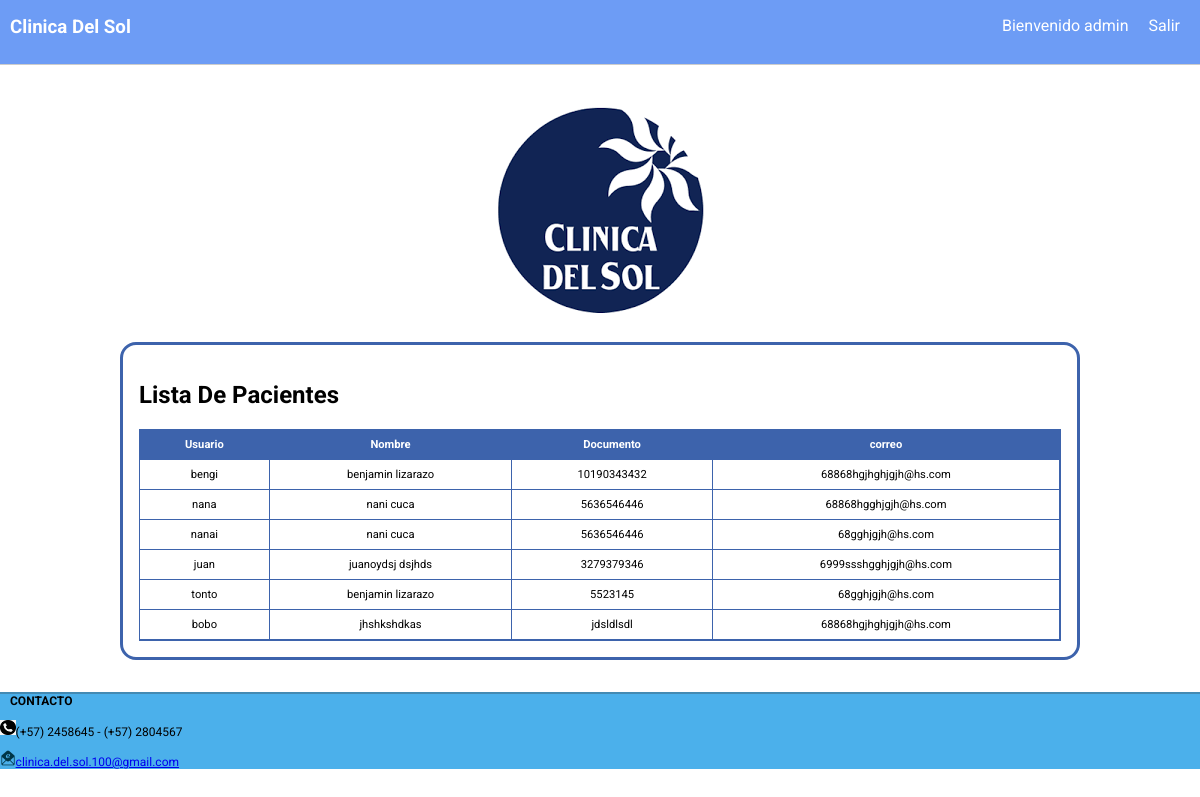
The app's page /sesion/administrador/pacientes/ (signed in), older data.
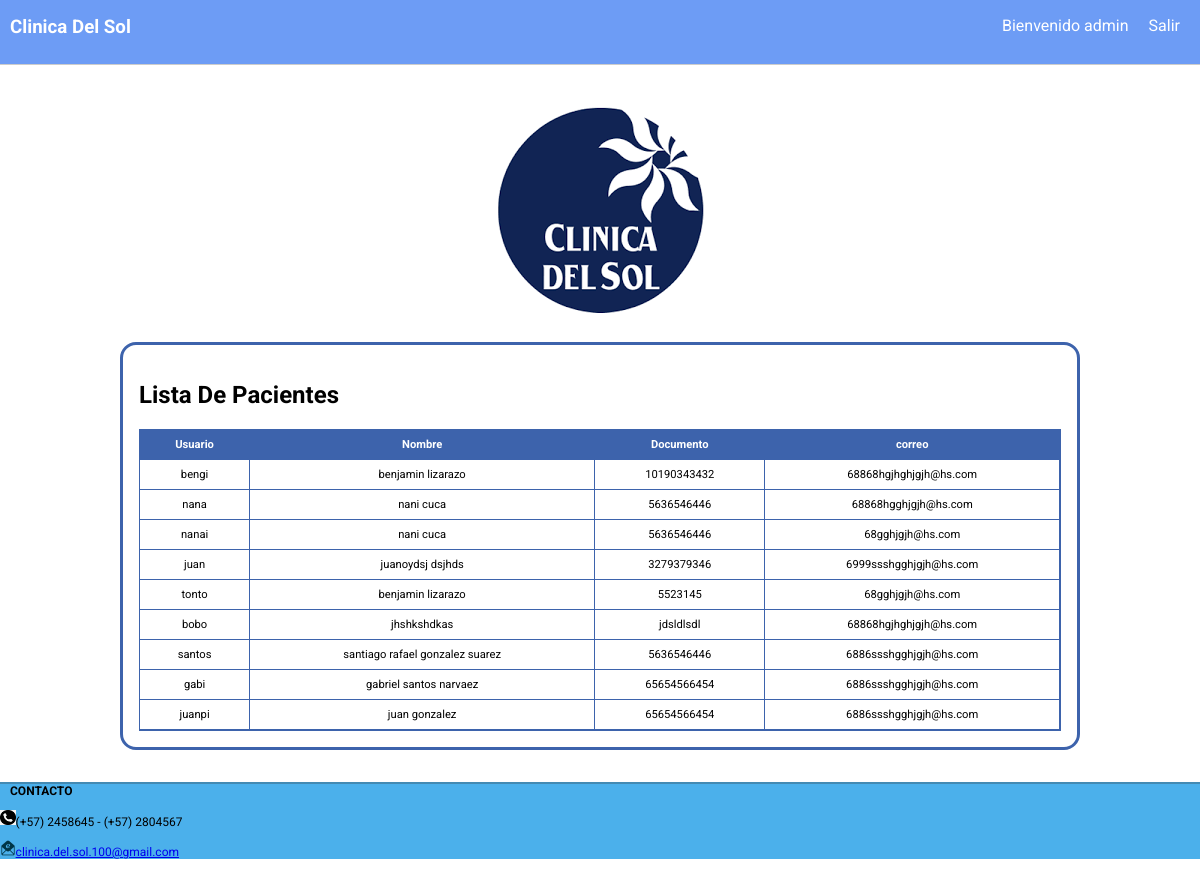
The same page, newer data.
### tables this page shows
CREATE TABLE pacientes (usuario CHAR (50) NOT NULL PRIMARY KEY UNIQUE, nombre CHAR (100) NOT NULL, documento INT (150) NOT NULL, correo CHAR (150) NOT NULL, contrasena CHAR (150) NOT NULL);

### app.py (the view)
@app.route('/sesion/administrador/pacientes/', methods=["GET"])
@login_required_admin
def ver_pacientes():
    return render_template('ver_pacientes.html', lista=citas.listado4(),aver=session.get('nombre_usuario'))

### app.py (called while the page is built)
def login_required_admin(view):
    @functools.wraps(view)
    def wrapped_view(**kwargs):
        if g.admin is None:
            return redirect( url_for('sesion_admin') )
        return view(**kwargs)
    return wrapped_view

@app.before_request
def cargar_usuario_autenticado():
    nombre_usuario = session.get('nombre_usuario')
    if nombre_usuario is None:
        g.user = None
    else:
        g.user = paciente.cargar(nombre_usuario)

@app.before_request
def cargar_medico_autenticado():
    nombre_usuario = session.get('nombre_usuario')
    if nombre_usuario is None:
        g.medic = None
    else:
        g.medic = paciente.cargar2(nombre_usuario)

@app.before_request
def cargar_admin_autenticado():
    nombre_usuario = session.get('nombre_usuario')
    if nombre_usuario is None:
        g.admin = None
    else:
        g.admin = paciente.cargaradmin(nombre_usuario)

### db.py (called while the page is built)
def conectar():
    try:
        conn = sqlite3.connect('db/clinica.db')
        return conn
    except Error as err:
        print("Ocurrió un error al establecer la conexión: " + str(err))
        return None

### templates/ver_pacientes.html
{% extends 'layout.html' %}
{% block contenido %}
<div class="formulario">
    <h2>Lista De Pacientes</h2>
    <table class="tabla">
        <tr>
            <th>Usuario</th>
            <th>Nombre</th>
            <th>Documento</th>
            <th>correo</th>
        </tr>
        {% if lista %}
            {% for item in lista %}
                <tr>
                    <td>{{ item.usuario }}</td>
                    <td>{{ item.nombre }}</td>
                    <td>{{ item.documento }}</td>
                    <td>{{ item.correo }}</td>
                </tr>
            {% endfor %}
        {% else %}
                <tr>
                    <td colspan="5">No se encontraron citas en la base de datos</td>
                </tr>
        {% endif %}
    </table>
</div>
{% endblock %}

Row changes from the older to the newer data that the page shows:
added pacientes: usuario "santos", nombre "santiago rafael gonzalez suarez", documento "5636546446", correo "6886ssshgghjgjh@hs.com"
added pacientes: usuario "gabi", nombre "gabriel santos narvaez", documento "65654566454", correo "6886ssshgghjgjh@hs.com"
added pacientes: usuario "juanpi", nombre "juan gonzalez", documento "65654566454", correo "6886ssshgghjgjh@hs.com"
